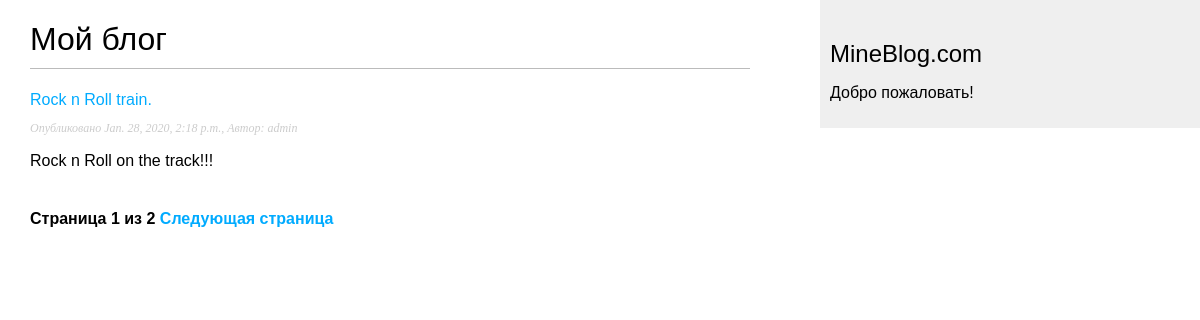
The page /blog/ on the database as committed earlier.
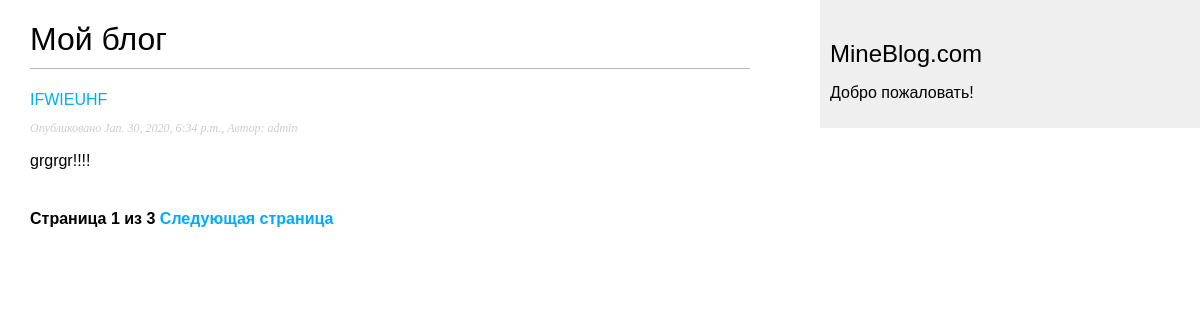
The same page on the database as committed later.
### blog/models.py (models this page shows, shortened)
class Post(models.Model):
    STATUS_CHOICES = (
        ('draft', 'Draft'),
        ('published', 'Published'),
    )
    title = models.CharField(max_length=200)
    slug = models.SlugField(max_length=200, unique_for_date='publish')
    author = models.ForeignKey(User, on_delete=models.CASCADE, related_name='blog_posts')
    body = models.TextField(max_length=pow(10, 5))
    publish = models.DateTimeField(default=timezone.now)
    created = models.DateTimeField(auto_now_add=True)
    updated = models.DateTimeField(auto_now=True)
    status = models.CharField(max_length=10, choices=STATUS_CHOICES, default='draft')
    tags = TaggableManager()
    class Meta:
        ordering = ('-publish',)
    objects = models.Manager()
    published = PublishedManager()
    def get_absolute_url(self):
        return reverse('blog:post_detail', args=[
            self.publish.year, self.publish.month,
            self.publish.day, self.slug,
        ])

### blog/views.py (the view)
# urls.py: path('', views.PostListView.as_view(), name='post_list'),
class PostListView(ListView):
    queryset = Post.published.all()
    context_object_name = 'posts'
    paginate_by = 1
    template_name = 'blog/post/list.html'

### blog/templates/blog/post/list.html (shortened to what this page needs)
{% extends "blog/base.html" %}
{% block content %}
    <h1>
        Мой блог
    </h1>
    {% for post in posts %}
        <a href="{{ post.get_absolute_url }}">{{ post.title }}</a>
        <p class="date">Опубликовано {{ post.publish }},
            Автор: {{ post.author }}</p>
        {{ post.body|truncatewords:30|linebreaks }}
    {% endfor %}
    {% include "pagination.html" with page=page_obj %}
{% endblock %}

Rows that differ between the two databases and show on the page:
no longer on this page (row unchanged): Post: title "Rock n Roll train.", publish "Jan. 28, 2020, 2:18 p.m.", author "admin", body "Rock n Roll on the track!!!"
added Post: title "IFWIEUHF", publish "Jan. 30, 2020, 6:34 p.m.", author "admin", body "grgrgr!!!!"
Other text that changed with them:
{{ page.paginator.num_pages }}: "2" → "3"
